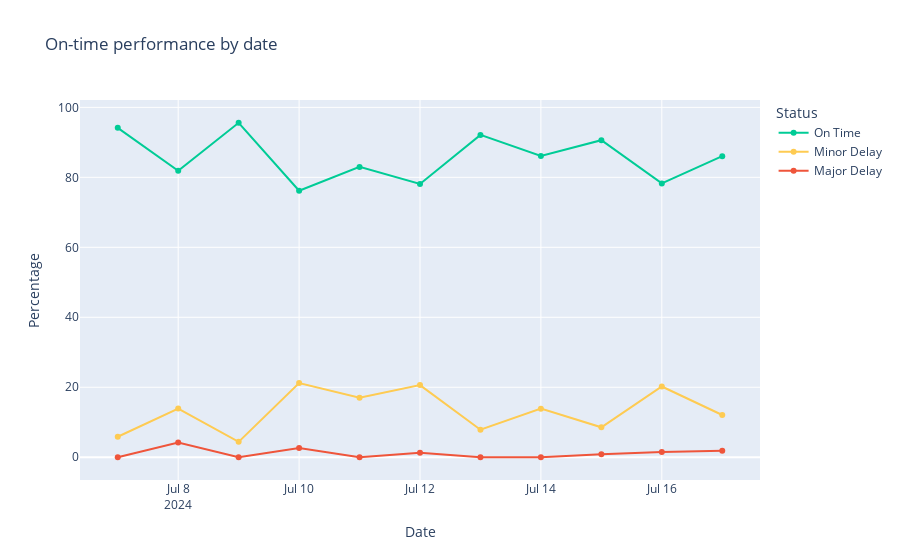

Here is the notebook cell this chart was saved with:
### Code cell
import pandas as pd
import plotly.express as px

# Calculate percentage of delays by severity
daily_summary = unique_trips.groupby('date')['delay_severity'].value_counts(normalize=True).unstack() * 100

# Reset index to have date as a column
daily_summary = daily_summary.reset_index()

# Melt the DataFrame for Plotly
daily_summary_melted = daily_summary.melt(id_vars='date', value_vars=['Major', 'Minor', 'On Time'], var_name='Status', value_name='Percentage')
daily_summary_melted.Percentage=daily_summary_melted.Percentage.fillna(0)
# Define the order of the Status items
status_order = ['On Time', 'Minor Delay', 'Major Delay']
daily_summary_melted.loc[daily_summary_melted.Status == 'Major','Status']='Major Delay'
daily_summary_melted.loc[daily_summary_melted.Status == 'Minor','Status']='Minor Delay'
# Define custom colors for each Status
status_colors = {
    'On Time': '#00CC96',
    'Minor Delay': '#FECB52',
    'Major Delay': '#EF553B'
}

# Create the stacked bar plot
fig = px.line(daily_summary_melted, x='date', y='Percentage', color='Status', markers=True,
             title='On-time performance by date',
             category_orders={'Status': status_order},
             color_discrete_map=status_colors,labels={'date': 'Date', 'percentage': 'Percentage','Minor':'Minor Delay'})

# Show the plot
fig.show()

### Figure 1 — Plotly figure (JSON) as saved in the notebook; plotly's stock layout.template omitted (floating-point values rounded to 4 significant figures)
{"data": [{"hovertemplate": "Status=On Time<br>Date=%{x}<br>Percentage=%{y}<extra></extra>", "legendgroup": "On Time", "line": {"color": "#00CC96", "dash": "solid"}, "marker": {"symbol": "circle"}, "mode": "lines+markers", "name": "On Time", "orientation": "v", "showlegend": true, "type": "scatter", "x": ["2024-07-07", "2024-07-08", "2024-07-09", "2024-07-10", "2024-07-11", "2024-07-12", "2024-07-13", "2024-07-14", "2024-07-15", "2024-07-16", "2024-07-17"], "xaxis": "x", "y": [94.14, 81.88, 95.6, 76.16, 82.98, 78.12, 92.12, 86.11, 90.61, 78.27, 86.06], "yaxis": "y"}, {"hovertemplate": "Status=Minor Delay<br>Date=%{x}<br>Percentage=%{y}<extra></extra>", "legendgroup": "Minor Delay", "line": {"color": "#FECB52", "dash": "solid"}, "marker": {"symbol": "circle"}, "mode": "lines+markers", "name": "Minor Delay", "orientation": "v", "showlegend": true, "type": "scatter", "x": ["2024-07-07", "2024-07-08", "2024-07-09", "2024-07-10", "2024-07-11", "2024-07-12", "2024-07-13", "2024-07-14", "2024-07-15", "2024-07-16", "2024-07-17"], "xaxis": "x", "y": [5.858, 13.91, 4.398, 21.22, 17.02, 20.62, 7.877, 13.89, 8.554, 20.22, 12.07], "yaxis": "y"}, {"hovertemplate": "Status=Major Delay<br>Date=%{x}<br>Percentage=%{y}<extra></extra>", "legendgroup": "Major Delay", "line": {"color": "#EF553B", "dash": "solid"}, "marker": {"symbol": "circle"}, "mode": "lines+markers", "name": "Major Delay", "orientation": "v", "showlegend": true, "type": "scatter", "x": ["2024-07-07", "2024-07-08", "2024-07-09", "2024-07-10", "2024-07-11", "2024-07-12", "2024-07-13", "2024-07-14", "2024-07-15", "2024-07-16", "2024-07-17"], "xaxis": "x", "y": [0, 4.216, 0, 2.62, 0, 1.256, 0, 0, 0.8327, 1.511, 1.866], "yaxis": "y"}], "layout": {"legend": {"title": {"text": "Status"}, "tracegroupgap": 0}, "title": {"text": "On-time performance by date"}, "xaxis": {"anchor": "y", "domain": [0, 1], "title": {"text": "Date"}}, "yaxis": {"anchor": "x", "domain": [0, 1], "title": {"text": "Percentage"}}}}
